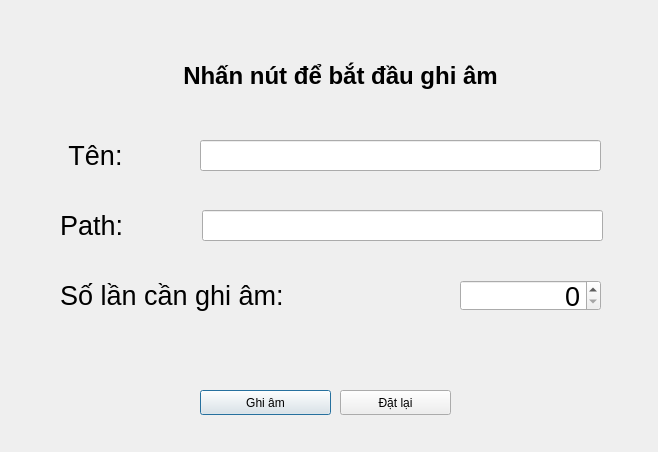
<?xml version="1.0" encoding="UTF-8"?>
<ui version="4.0">
 <class>Dialog</class>
 <widget class="QDialog" name="Dialog">
  <property name="geometry">
   <rect>
    <x>0</x>
    <y>0</y>
    <width>658</width>
    <height>452</height>
   </rect>
  </property>
  <property name="windowTitle">
   <string>Dialog</string>
  </property>
  <widget class="QLabel" name="title_label">
   <property name="geometry">
    <rect>
     <x>140</x>
     <y>50</y>
     <width>401</width>
     <height>51</height>
    </rect>
   </property>
   <property name="font">
    <font>
     <pointsize>18</pointsize>
     <weight>75</weight>
     <bold>true</bold>
    </font>
   </property>
   <property name="text">
    <string>Nhấn nút để bắt đầu ghi âm</string>
   </property>
   <property name="alignment">
    <set>Qt::AlignCenter</set>
   </property>
  </widget>
  <widget class="QPushButton" name="record_button">
   <property name="geometry">
    <rect>
     <x>200</x>
     <y>390</y>
     <width>131</width>
     <height>25</height>
    </rect>
   </property>
   <property name="text">
    <string>Ghi âm</string>
   </property>
  </widget>
  <widget class="QLabel" name="name_label">
   <property name="geometry">
    <rect>
     <x>50</x>
     <y>140</y>
     <width>91</width>
     <height>31</height>
    </rect>
   </property>
   <property name="font">
    <font>
     <pointsize>20</pointsize>
    </font>
   </property>
   <property name="text">
    <string>Tên:</string>
   </property>
   <property name="alignment">
    <set>Qt::AlignCenter</set>
   </property>
  </widget>
  <widget class="QPushButton" name="reset_button">
   <property name="geometry">
    <rect>
     <x>340</x>
     <y>390</y>
     <width>111</width>
     <height>25</height>
    </rect>
   </property>
   <property name="text">
    <string>Đặt lại</string>
   </property>
  </widget>
  <widget class="QLineEdit" name="name_lineEdit">
   <property name="geometry">
    <rect>
     <x>200</x>
     <y>140</y>
     <width>401</width>
     <height>31</height>
    </rect>
   </property>
   <property name="font">
    <font>
     <pointsize>20</pointsize>
    </font>
   </property>
   <property name="alignment">
    <set>Qt::AlignRight|Qt::AlignTrailing|Qt::AlignVCenter</set>
   </property>
  </widget>
  <widget class="QLabel" name="times_needed_label">
   <property name="geometry">
    <rect>
     <x>60</x>
     <y>280</y>
     <width>251</width>
     <height>31</height>
    </rect>
   </property>
   <property name="font">
    <font>
     <pointsize>20</pointsize>
    </font>
   </property>
   <property name="text">
    <string>Số lần cần ghi âm:</string>
   </property>
  </widget>
  <widget class="QSpinBox" name="times_needed_spinbox">
   <property name="geometry">
    <rect>
     <x>460</x>
     <y>280</y>
     <width>141</width>
     <height>31</height>
    </rect>
   </property>
   <property name="font">
    <font>
     <pointsize>20</pointsize>
    </font>
   </property>
   <property name="alignment">
    <set>Qt::AlignRight|Qt::AlignTrailing|Qt::AlignVCenter</set>
   </property>
  </widget>
  <widget class="QLabel" name="path_label">
   <property name="geometry">
    <rect>
     <x>60</x>
     <y>210</y>
     <width>71</width>
     <height>31</height>
    </rect>
   </property>
   <property name="font">
    <font>
     <pointsize>20</pointsize>
    </font>
   </property>
   <property name="text">
    <string>Path:</string>
   </property>
  </widget>
  <widget class="QLineEdit" name="path_edit">
   <property name="geometry">
    <rect>
     <x>202</x>
     <y>210</y>
     <width>401</width>
     <height>31</height>
    </rect>
   </property>
   <property name="font">
    <font>
     <pointsize>20</pointsize>
    </font>
   </property>
   <property name="alignment">
    <set>Qt::AlignRight|Qt::AlignTrailing|Qt::AlignVCenter</set>
   </property>
  </widget>
 </widget>
 <resources/>
 <connections/>
</ui>
